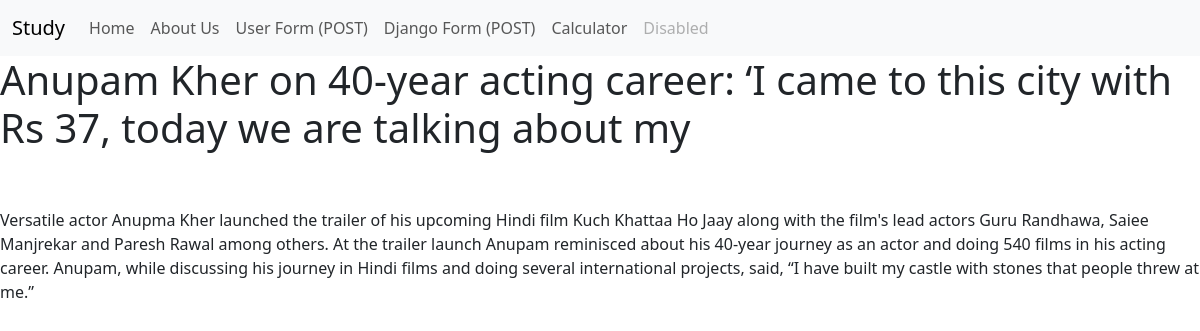
Page /news/news-details/1/ on the committed database.
### news/models.py (models this page shows, shortened)
class News(models.Model):
    title=models.CharField(max_length=100)
    details=models.TextField(default="")

### news/views.py (the view)
# urls.py: path('news-details/<int:newsid>/', views.newsdetails , name='news-details'),
def newsdetails(request,newsid):
    news=News.objects.filter(id=newsid).first()
    data={
        'title' : 'New Details for :' + str(newsid),
        'newsid' : newsid,
    }
    if news is not None:
        data['news']=news
    return render(request , 'newsdetails.html' , data)

### news/templates/newsdetails.html (shortened to what this page needs)
{% extends 'base.html' %}
    {% block content %}
        {% if news %}
            <h1> {{news.title}} </h1><br><br>
            <p>
                {{news.details}}
            </p>
        {% else %}
            <p>
                <h4>Unable to find News!!</h4>
            </p>
        {% endif %}
    {% endblock %}

### rows in the picture
News: title "Anupam Kher on 40-year acting career: ‘I came to this city with Rs 37, today we are talking about my", details "Versatile actor Anupma Kher launched the trailer of his upcoming Hindi film Kuch Khattaa Ho Jaay along with the film's lead actors Guru Randhawa, Saiee Manjrekar and Paresh Rawal among others. At the trailer launch Anupam reminisced about his 40-year journey as an actor and doing 540 films in his acting career. Anupam, while discussing his journey in Hindi films and doing several international projects, said, “I have built my castle with stones that people threw at me.”"
